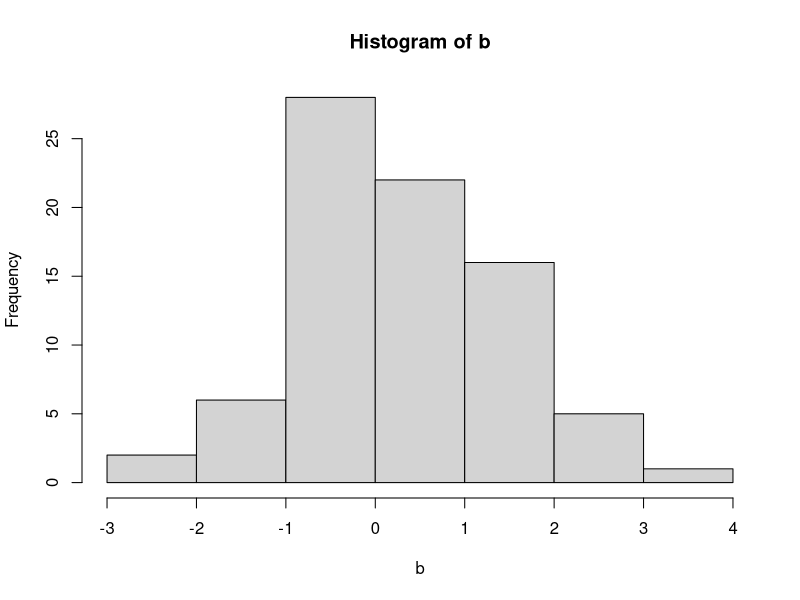
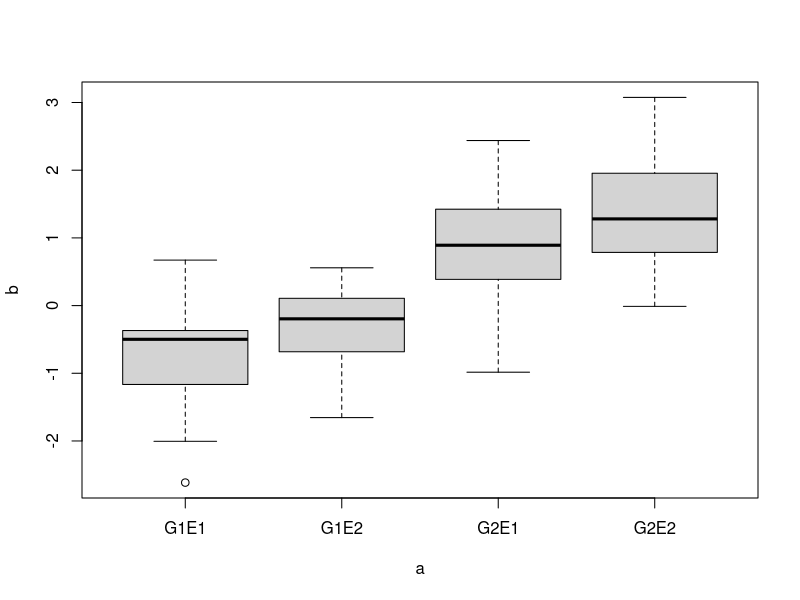
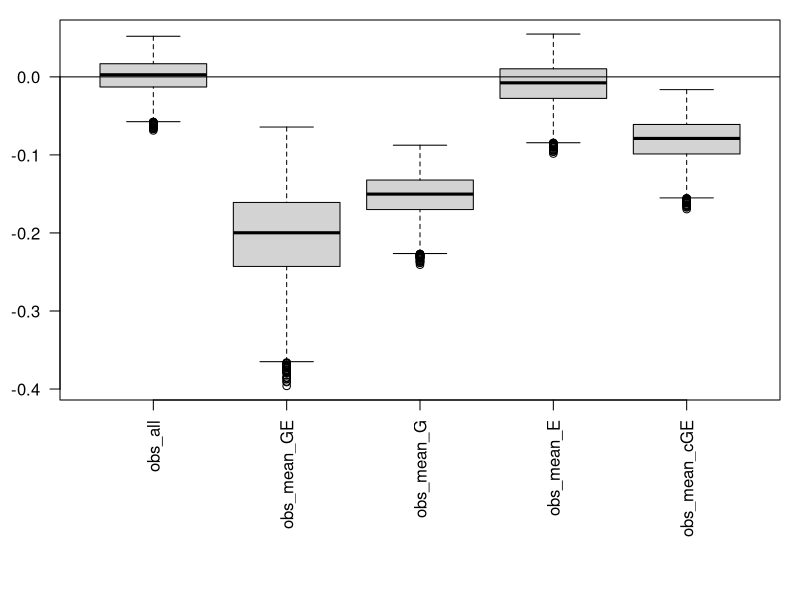
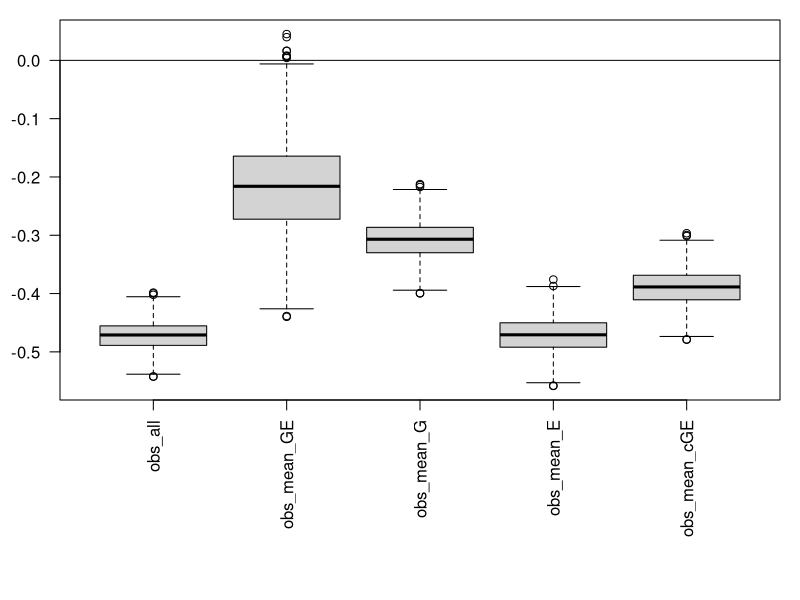
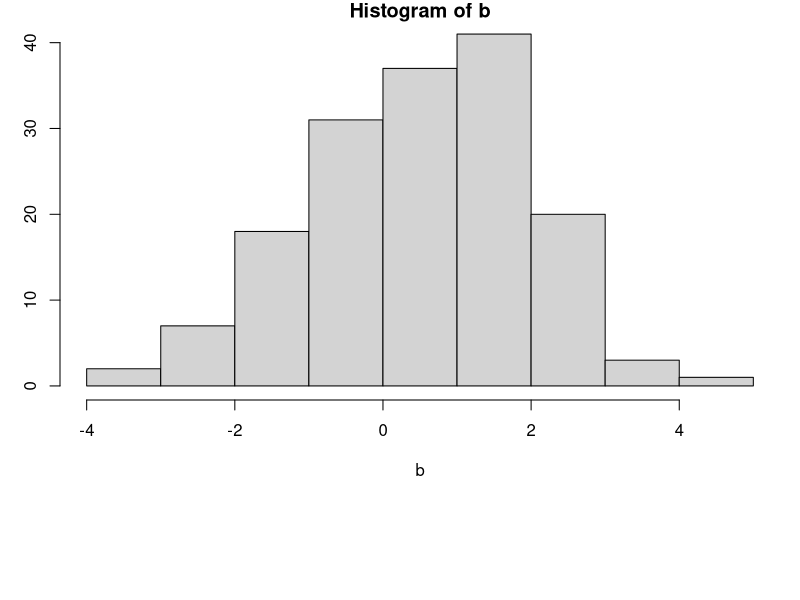
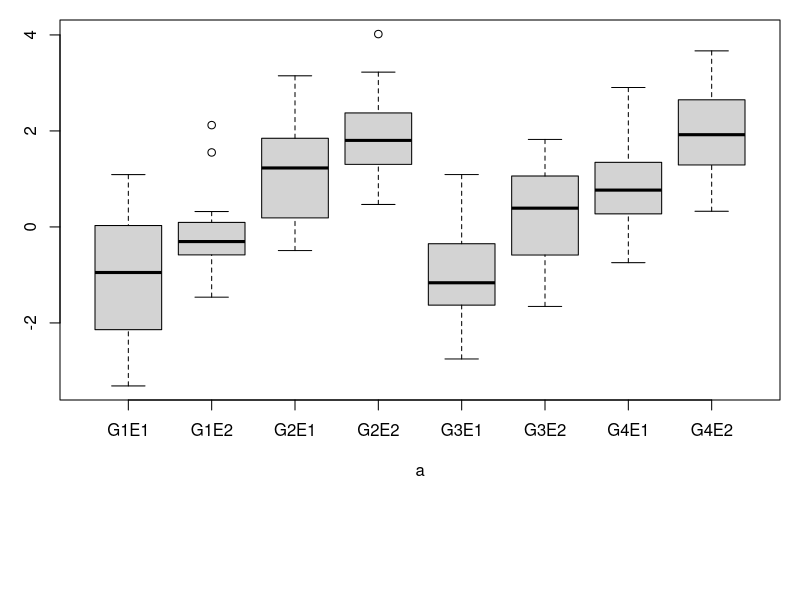
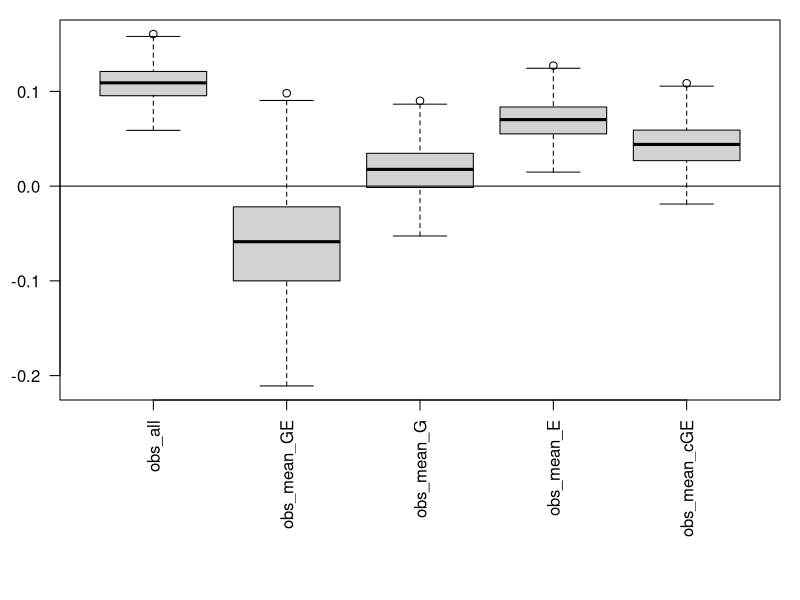
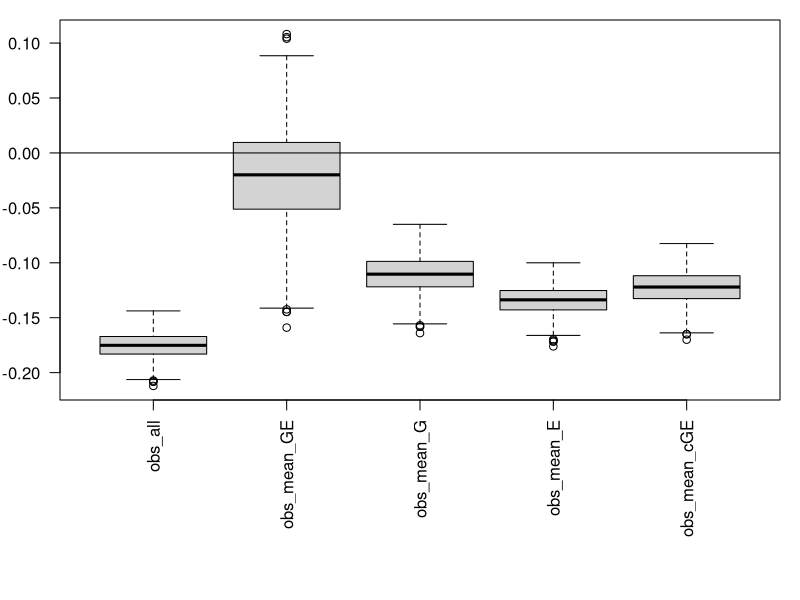

Here is the R script that generated these plots, in order:
## ---- chunk 1

# Different ways of calculating means ####
getmeans <- function(ind=1:length(a), true){
  obs_all <- mean(b[ind]) # This may or may not be what your eMM does
  obs_mean_GE <- mean(tapply(b[ind],a[ind], mean))
  obs_mean_G <- mean(tapply(b[ind],G_lev[ind], mean))
  obs_mean_E <- mean(tapply(b[ind],E_lev[ind], mean))
  obs_mean_cGE <- mean(c(obs_mean_G, obs_mean_E))  # Note they count unequally in the common garden N x 2 case
  out <- cbind(obs_all, obs_mean_GE, obs_mean_G,obs_mean_E, obs_mean_cGE)
  round(out - true, 4)
}
## ---- chunk 2
a <- rep(c("G1E1","G1E2", "G2E1", "G2E2"), each=20)
G_lev <- substr(a, start=1, stop=2)
E_lev <- substr(a, start=3, stop=4)
b <- c(rnorm(length(a)/4, -1), rnorm(length(a)/4, 0), rnorm(length(a)/4, 1), rnorm(length(a)/4, 2))
hist(b)
boxplot(b~a)

true1 <- mean(c(-1,0,1,2)) # true mean

getmeans(1:length(a), true1) # no imbalance
getmeans(15:length(a), true1) # imbalance in first category
getmeans(1:(length(a)-15), true1) # imbalance in last category

par(mar=c(10,3,1,1))
bob <- replicate(10000,getmeans(c(sample(1:20,5),20:length(a)), true1),simplify = TRUE)
rownames(bob) <- c("obs_all", "obs_mean_GE", "obs_mean_G", "obs_mean_E", "obs_mean_cGE")
#head(bob)
boxplot(t(bob), las=2)
abline(h=0)

bob <- replicate(1000,getmeans(c(1:(length(a)-20), sample((length(a)-20):length(a),5)), true1),simplify = TRUE)
#head(bob)
rownames(bob) <- c("obs_all", "obs_mean_GE", "obs_mean_G", "obs_mean_E", "obs_mean_cGE")
#head(bob)
boxplot(t(bob), las=2)
abline(h=0)
## ---- chunk 3
a <- rep(c("G1E1","G1E2", "G2E1", "G2E2", "G3E1", "G3E2", "G4E1", "G4E2"), each=20)
G_lev <- substr(a, start=1, stop=2)
E_lev <- substr(a, start=3, stop=4)
b <- c(rnorm(length(a)/8, -1), 
       rnorm(length(a)/8, 0), 
       rnorm(length(a)/8, 1), 
       rnorm(length(a)/8, 2), 
       rnorm(length(a)/8, -1), 
       rnorm(length(a)/8, 0), 
       rnorm(length(a)/8, 1), 
       rnorm(length(a)/8, 2))
hist(b)
boxplot(b~a)

par(mar=c(10,3,1,1))

true2 <- mean(c(-1,0,1,2, -1, 0, 1,2,-1,0,1,2)) # true mean

bob <- replicate(1000,getmeans(c(sample(1:20,5),20:length(a)), true2),
                 simplify = TRUE)
rownames(bob) <- c("obs_all", "obs_mean_GE", "obs_mean_G", "obs_mean_E", "obs_mean_cGE")
#head(bob)
boxplot(t(bob), las=2)
abline(h=0)

bob <- replicate(1000,getmeans(c(1:(length(a)-20), 
                                sample((length(a)-20):length(a),5)), true2),
                 simplify = TRUE)
rownames(bob) <- c("obs_all", "obs_mean_GE", "obs_mean_G", "obs_mean_E", "obs_mean_cGE")
#head(bob)
boxplot(t(bob), las=2)
abline(h=0)
